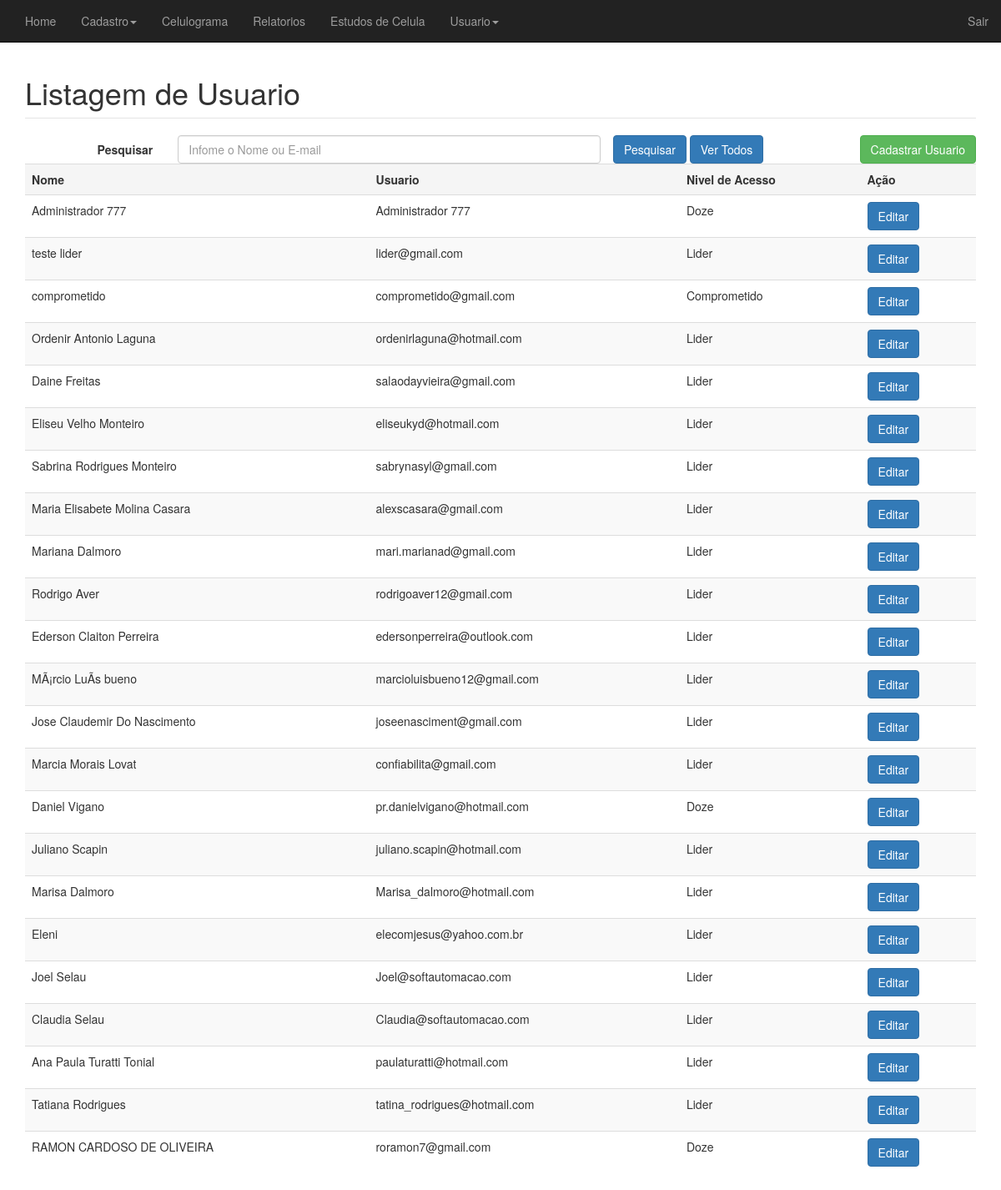
The app's page /_doze__old/lista_usuario.php (signed in) with its own data.
### tables this page shows
CREATE TABLE `cadusuario` (
  `Idusuario` int(11) NOT NULL,
  `nomeCompleto` varchar(100) DEFAULT NULL,
  `email` varchar(100) DEFAULT NULL,
  `senha` varchar(50) DEFAULT NULL,
  `niveisacesso` varchar(100) DEFAULT NULL,
  `DataCadastro` timestamp NULL DEFAULT CURRENT_TIMESTAMP,
  `DataAlteracao` timestamp NULL DEFAULT '0000-00-00 00:00:00'
);

### _doze__old/lista_usuario.php (the view, shortened to what this page needs)
<?php
$termo = (isset($_GET['termo'])) ? $_GET['termo'] : '';
if (empty($termo)):
	$conexao = conexao::getInstance();
	$sql = 'SELECT IDUsuario, nomeCompleto, email, niveisacesso FROM cadusuario';
	$stm = $conexao->prepare($sql);
	$stm->execute();
	$discipulos = $stm->fetchAll(PDO::FETCH_OBJ);
endif;
?>
<!DOCTYPE html>
<html>
<head>
	<link href="../css/bootstrap.css" rel="stylesheet">
    <link href="../css/sistema.css" rel="stylesheet">
</head>
<body>
	<?php require_once('../templates/header.php') ?>
	<div class='container'>
		<fieldset>
			<legend><h1>Listagem de Usuario</h1></legend>
			<form action="" method="get" id='form-contato' class="form-horizontal col-md-10">
				<label class="col-md-2 control-label" for="termo">Pesquisar</label>
				<div class='col-md-7'>
			    	<input type="text" class="form-control" id="termo" name="termo" placeholder="Infome o Nome ou E-mail">
				</div>
			    <button type="submit" class="btn btn-primary">Pesquisar</button>
			    <a href='lista_membro.php' class="btn btn-primary">Ver Todos</a>
			</form>
			<a href='cadastro_Usuario.php' class="btn btn-success pull-right">Cadastrar Usuario</a>
			<?php if(!empty($discipulos)):?>
				<table class="table table-striped">
					<tr class='active'>
						<th>Nome</th>
						<th>Usuario</th>
						<th>Nivel de Acesso</th>
						<th>Ação</th>
					</tr>
					<?php foreach($discipulos as $discipulo):?>
						<tr>
							<td><?=$discipulo->nomeCompleto?></td>
							<td><?=$discipulo->email?></td>
							<td><?=$discipulo->niveisacesso?></td>
							<td>
								<a href='editar_usuario.php?id=<?=$discipulo->IDUsuario?>' class="btn btn-primary">Editar</a>
							</td>
						</tr>
					<?php endforeach;?>
				</table>
			<?php else: ?>
				<h3 class="text-center text-primary">Não existem Usuario cadastrados!</h3>
			<?php endif; ?>
		</fieldset>
	</div>
</body>
</html>

### records on screen
cadusuario: nomeCompleto "Administrador 777", email "Administrador 777", niveisacesso "Doze"
cadusuario: nomeCompleto "teste lider", email "lider@gmail.com", niveisacesso "Lider"
cadusuario: nomeCompleto "comprometido", email "comprometido@gmail.com", niveisacesso "Comprometido"
cadusuario: nomeCompleto "Ordenir Antonio Laguna", email "ordenirlaguna@hotmail.com", niveisacesso "Lider"
cadusuario: nomeCompleto "Daine Freitas", email "salaodayvieira@gmail.com", niveisacesso "Lider"
cadusuario: nomeCompleto "Eliseu Velho Monteiro", email "eliseukyd@hotmail.com", niveisacesso "Lider"
cadusuario: nomeCompleto "Sabrina Rodrigues Monteiro", email "sabrynasyl@gmail.com", niveisacesso "Lider"
cadusuario: nomeCompleto "Maria Elisabete Molina Casara", email "alexscasara@gmail.com", niveisacesso "Lider"
cadusuario: nomeCompleto "Mariana Dalmoro", email "mari.marianad@gmail.com", niveisacesso "Lider"
cadusuario: nomeCompleto "Rodrigo Aver", email "rodrigoaver12@gmail.com", niveisacesso "Lider"
cadusuario: nomeCompleto "Ederson Claiton Perreira", email "edersonperreira@outlook.com", niveisacesso "Lider"
cadusuario: nomeCompleto "MÃ¡rcio LuÃ­s bueno", email "marcioluisbueno12@gmail.com", niveisacesso "Lider"
cadusuario: nomeCompleto "Jose Claudemir Do Nascimento", email "joseenasciment@gmail.com", niveisacesso "Lider"
cadusuario: nomeCompleto "Marcia Morais Lovat", email "confiabilita@gmail.com", niveisacesso "Lider"
cadusuario: nomeCompleto "Daniel Vigano", email "pr.danielvigano@hotmail.com", niveisacesso "Doze"
cadusuario: nomeCompleto "Juliano Scapin", email "juliano.scapin@hotmail.com", niveisacesso "Lider"
cadusuario: nomeCompleto "Marisa Dalmoro", email "Marisa_dalmoro@hotmail.com", niveisacesso "Lider"
cadusuario: nomeCompleto "Eleni", email "elecomjesus@yahoo.com.br", niveisacesso "Lider"
cadusuario: nomeCompleto "Joel Selau", email "Joel@softautomacao.com", niveisacesso "Lider"
cadusuario: nomeCompleto "Claudia Selau", email "Claudia@softautomacao.com", niveisacesso "Lider"
cadusuario: nomeCompleto "Ana Paula Turatti Tonial", email "paulaturatti@hotmail.com", niveisacesso "Lider"
cadusuario: nomeCompleto "Tatiana Rodrigues", email "tatina_rodrigues@hotmail.com", niveisacesso "Lider"
cadusuario: nomeCompleto "RAMON CARDOSO DE OLIVEIRA", email "roramon7@gmail.com", niveisacesso "Doze"
